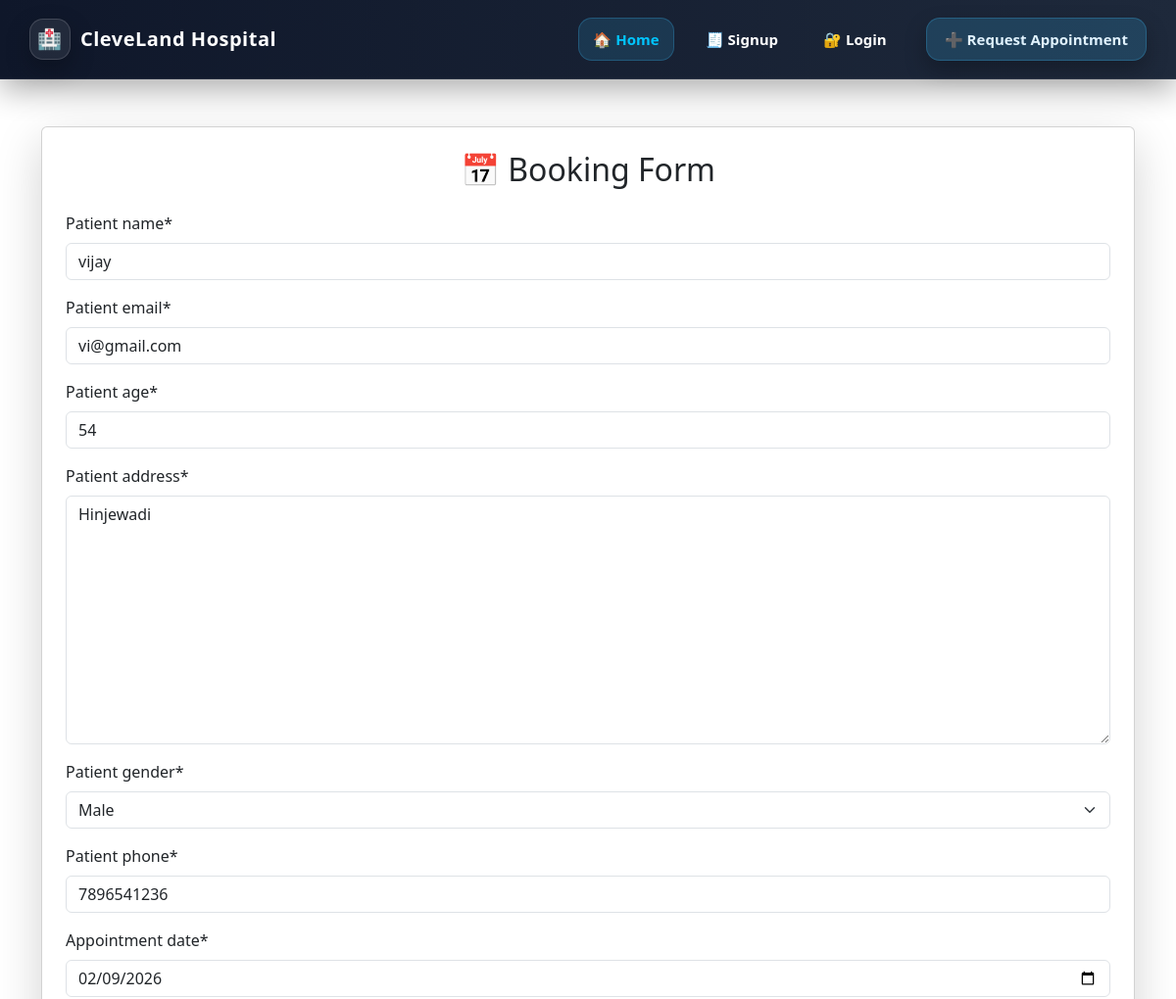
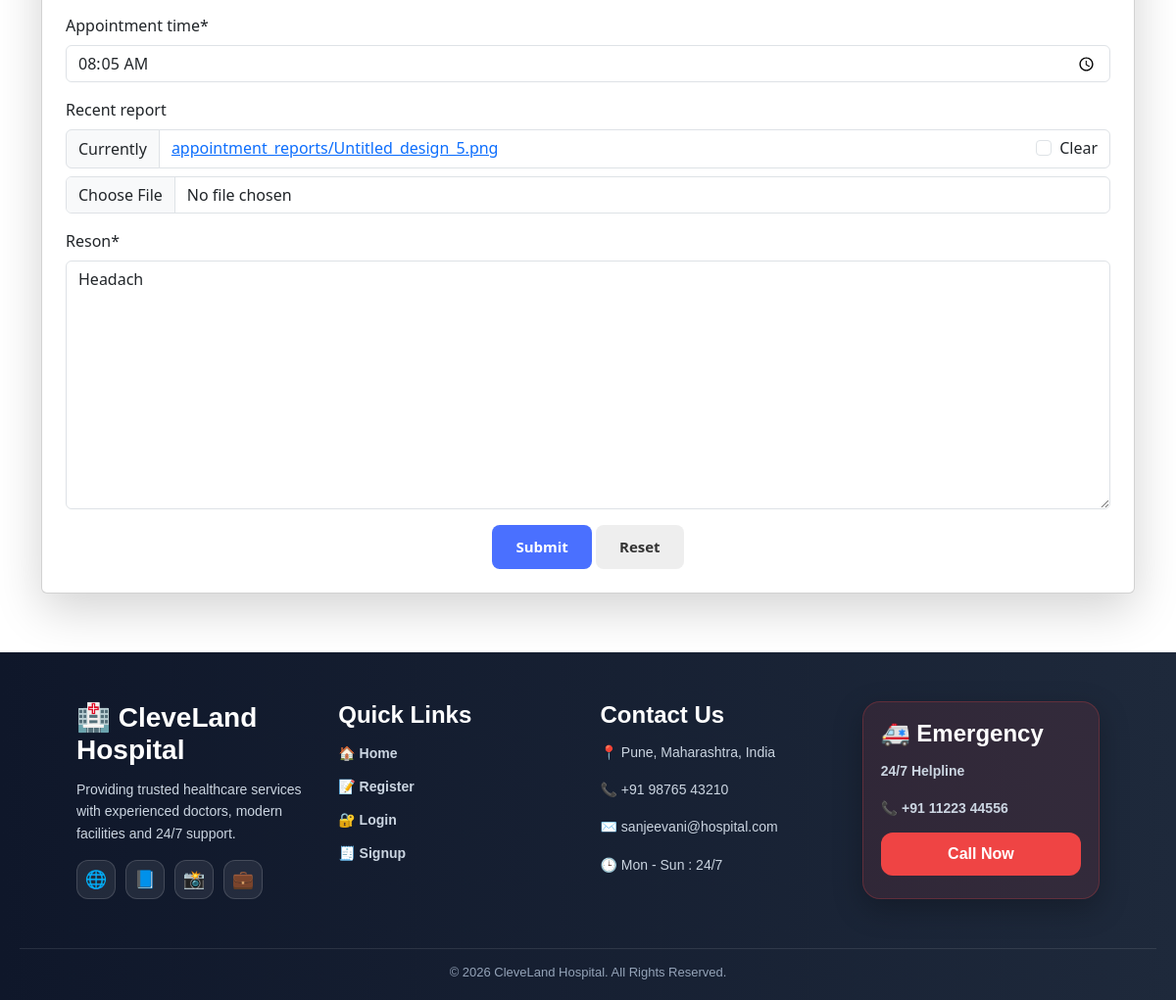
Page /update-appointment/3/ on the committed database (2 pictures, top to bottom).
### clinic_app/models.py (models this page shows, shortened)
class Appointment(models.Model):
    patient_name= models.CharField(max_length=20)
    patient_email=models.EmailField()
    patient_age=models.IntegerField()
    patient_address=models.TextField()
    patient_gender= models.CharField(max_length=10,choices=(('M',"Male"),('F',"Female")))
    patient_phone= models.CharField(max_length=15)
    appointment_date= models.DateField()
    appointment_time= models.TimeField()
    recent_report=models.FileField(upload_to='appointment_reports', blank=True, null=True)
    reson = models.TextField()

### clinic_app/views.py (the view)
# urls.py: path('update-appointment/<int:pk>/', update_appointment, name='update_appointment_urls'),
def update_appointment(request, pk):
    template_name = "clinic_app/form.html"
    appointment = get_object_or_404(Appointment, pk = pk)
    form = AppointmentForm(instance=appointment)
    if request.method == 'POST':
        form = AppointmentForm(request.POST, request.FILES, instance=appointment)
        if form.is_valid():
            form.save()
            return redirect('show_appointment_urls')
    context = {'form' : form}
    return render(request, template_name, context)

### clinic_app/forms.py (shortened to what this page needs)
class AppointmentForm(forms.ModelForm):
    class Meta:
        model = Appointment
        fields = "__all__"
        widgets = {
            'patient_name': forms.TextInput(attrs={'class': 'form-control'}),
            'patient_age': forms.NumberInput(attrs={'class': 'form-control'}),
            'patient_phone': forms.TextInput(attrs={'class': 'form-control'}),
            'appointment_date': forms.DateInput(attrs={'class': 'form-control', 'type': 'date'}),
            'appointment_time': forms.TimeInput (attrs={'class': 'form-control', 'type': 'time'}),
        }

### templates/clinic_app/form.html (shortened to what this page needs)
{% extends 'base.html' %}
{% load crispy_forms_tags %}
{% block content %}
<div class="container mt-5">
    <div class="card shadow-lg p-4">
        <h2 class="text-center mb-4">📅 Booking Form</h2>
        <form method="post" enctype="multipart/form-data">
            {{ form|crispy }}
            <div class="text-center mt-3">
                <button type="submit" class="btn btn-primary px-4">Submit</button>
                <button type="reset" class="btn btn-secondary px-4">Reset</button>
            </div>
        </form>
    </div>
</div>
{% endblock %}

### static/CSS/style.css (style rules this page uses)
.btn { flex: 1; padding: 11px; border: none; border-radius: 8px; font-size: 15px; cursor: pointer; font-weight: bold; transition: 0.3s; }
.btn-primary { background: #4a70ff; color: white; }
.btn-secondary { background: #eeeeee; color: #333; }

### rows in the picture
Appointment: patient_name "vijay", patient_email "vi@gmail.com", patient_age "54", patient_address "Hinjewadi", patient_gender "Male", patient_phone "7896541236", appointment_date "02/09/2026", appointment_time "08:05:00", reson "Headach"
